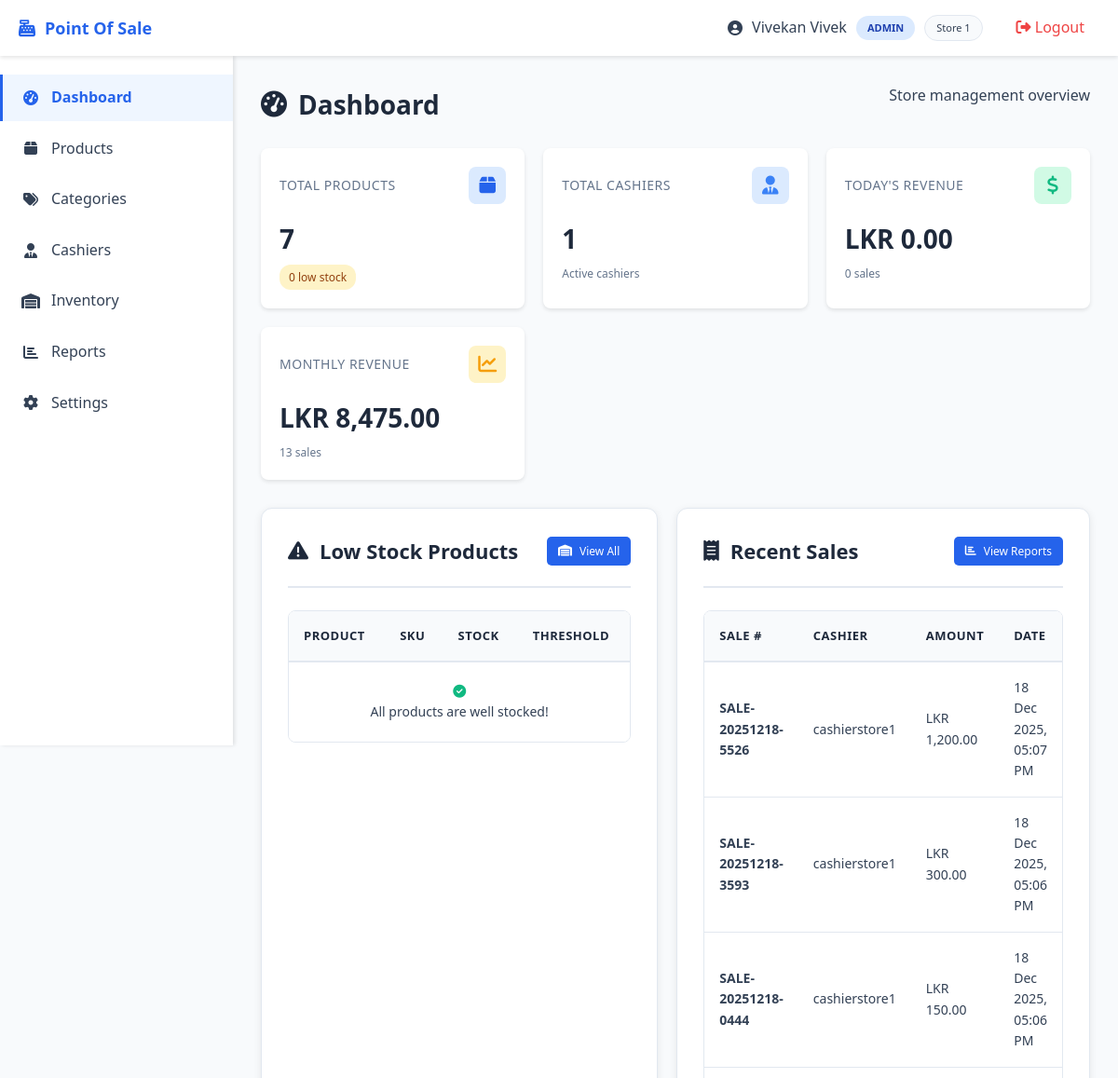
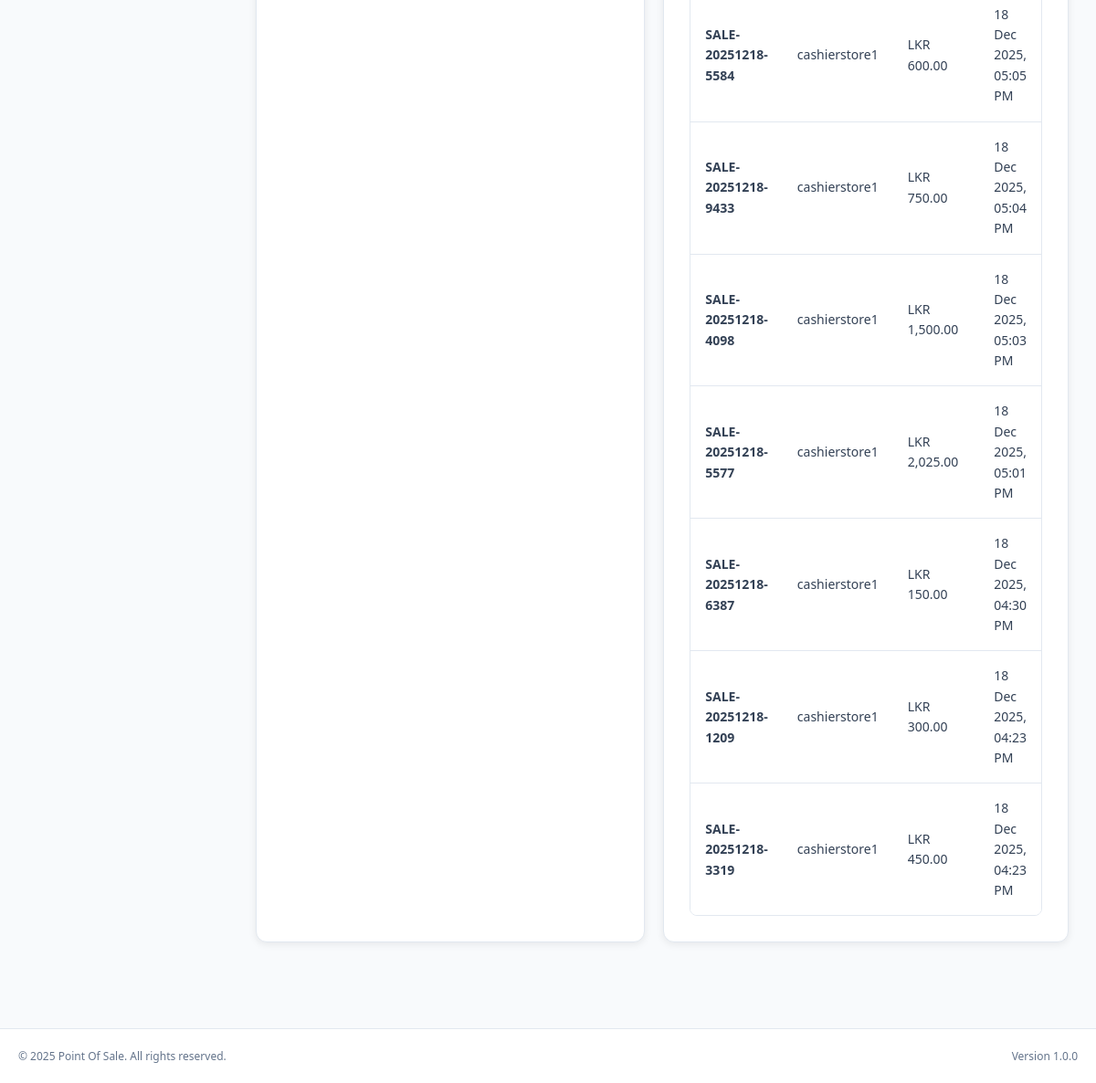
/admin/dashboard.php (signed in), run on the app's committed database (2 pictures, top to bottom).
### tables this page shows
CREATE TABLE `users` (
  `id` int(11) NOT NULL,
  `username` varchar(100) NOT NULL,
  `password` varchar(255) NOT NULL,
  `full_name` varchar(255) NOT NULL,
  `email` varchar(255) DEFAULT NULL,
  `phone` varchar(20) DEFAULT NULL,
  `role_id` int(11) NOT NULL,
  `store_id` int(11) DEFAULT NULL,
  `status` enum('active','inactive') DEFAULT 'active',
  `last_login` timestamp NULL DEFAULT NULL,
  `created_at` timestamp NOT NULL DEFAULT current_timestamp(),
  `updated_at` timestamp NOT NULL DEFAULT current_timestamp() ON UPDATE current_timestamp()
);

CREATE TABLE `roles` (
  `id` int(11) NOT NULL,
  `name` varchar(50) NOT NULL,
  `description` text DEFAULT NULL,
  `created_at` timestamp NOT NULL DEFAULT current_timestamp()
);

CREATE TABLE `stores` (
  `id` int(11) NOT NULL,
  `name` varchar(255) NOT NULL,
  `address` text DEFAULT NULL,
  `phone` varchar(20) DEFAULT NULL,
  `email` varchar(255) DEFAULT NULL,
  `status` enum('active','inactive') DEFAULT 'active',
  `created_at` timestamp NOT NULL DEFAULT current_timestamp(),
  `updated_at` timestamp NOT NULL DEFAULT current_timestamp() ON UPDATE current_timestamp()
);

CREATE TABLE `sales` (
  `id` int(11) NOT NULL,
  `store_id` int(11) NOT NULL,
  `cashier_id` int(11) NOT NULL,
  `sale_number` varchar(50) NOT NULL,
  `total_amount` decimal(10,2) NOT NULL DEFAULT 0.00,
  `tax_amount` decimal(10,2) DEFAULT 0.00,
  `discount_amount` decimal(10,2) DEFAULT 0.00,
  `final_amount` decimal(10,2) NOT NULL DEFAULT 0.00,
  `sale_date` timestamp NOT NULL DEFAULT current_timestamp(),
  `status` enum('completed','cancelled','refunded') DEFAULT 'completed',
  `notes` text DEFAULT NULL
);

### config/config.php (called while the page is built, shortened)
<?php
function isLoggedIn() {
    return isset($_SESSION['user_id']) && isset($_SESSION['role_id']);
}
function hasRole($roleName) {
    $conn = getDBConnection();
    $stmt = $conn->prepare("SELECT r.name FROM roles r
                           INNER JOIN users u ON u.role_id = r.id
                           WHERE u.id = ? AND r.name = ?");
    $stmt->bind_param("is", $_SESSION['user_id'], $roleName);
    $stmt->execute();
    $result = $stmt->get_result();
    return $result->num_rows > 0;
}
function getCurrentStoreId() {
    return $_SESSION['store_id'] ?? null;
}
function formatCurrency($amount) {
    return 'LKR ' . number_format($amount, 2, '.', ',');
}
function formatDate($date, $format = DISPLAY_DATE_FORMAT) {
    return date($format, strtotime($date));
}

### admin/dashboard.php (the view, shortened to what this page needs)
<?php
require_once __DIR__ . '/../config/config.php';
require_once __DIR__ . '/../includes/header.php';
$conn = getDBConnection();
$storeId = getCurrentStoreId();
$stats = [];
$stmt = $conn->prepare("SELECT COUNT(*) as total FROM products WHERE store_id = ?");
$stmt->bind_param("i", $storeId);
$stmt->execute();
$result = $stmt->get_result();
$stats['total_products'] = $result->fetch_assoc()['total'];
$stmt = $conn->prepare("SELECT COUNT(*) as total FROM products
                       WHERE store_id = ? AND stock_quantity <= low_stock_threshold AND status = 'active'");
$stmt->bind_param("i", $storeId);
$stmt->execute();
$result = $stmt->get_result();
$stats['low_stock'] = $result->fetch_assoc()['total'];
$stmt = $conn->prepare("SELECT COUNT(*) as total FROM users WHERE store_id = ? AND role_id = 3");
$stmt->bind_param("i", $storeId);
$stmt->execute();
$result = $stmt->get_result();
$stats['total_cashiers'] = $result->fetch_assoc()['total'];
$stmt = $conn->prepare("SELECT COUNT(*) as total, COALESCE(SUM(final_amount), 0) as revenue
                       FROM sales
                       WHERE store_id = ? AND DATE(sale_date) = CURDATE()");
$stmt->bind_param("i", $storeId);
$stmt->execute();
$result = $stmt->get_result();
$todaySales = $result->fetch_assoc();
$stats['today_sales'] = $todaySales['total'];
$stats['today_revenue'] = $todaySales['revenue'];
$stmt = $conn->prepare("SELECT COUNT(*) as total, COALESCE(SUM(final_amount), 0) as revenue
                       FROM sales
                       WHERE store_id = ? AND MONTH(sale_date) = MONTH(CURDATE())
                       AND YEAR(sale_date) = YEAR(CURDATE())");
$stmt->bind_param("i", $storeId);
$stmt->execute();
$result = $stmt->get_result();
$monthSales = $result->fetch_assoc();
$stats['month_sales'] = $monthSales['total'];
$stats['month_revenue'] = $monthSales['revenue'];
$stmt = $conn->prepare("SELECT s.*, u.full_name as cashier_name
                       FROM sales s
                       INNER JOIN users u ON s.cashier_id = u.id
                       WHERE s.store_id = ?
                       ORDER BY s.sale_date DESC
                       LIMIT 10");
$stmt->bind_param("i", $storeId);
$stmt->execute();
$result = $stmt->get_result();
$recentSales = $result->fetch_all(MYSQLI_ASSOC);
$stmt = $conn->prepare("SELECT p.*, c.name as category_name
                       FROM products p
                       INNER JOIN categories c ON p.category_id = c.id
                       WHERE p.store_id = ? AND p.stock_quantity <= p.low_stock_threshold AND p.status = 'active'
                       ORDER BY p.stock_quantity ASC
                       LIMIT 10");
$stmt->bind_param("i", $storeId);
$stmt->execute();
$result = $stmt->get_result();
$lowStockProducts = $result->fetch_all(MYSQLI_ASSOC);
?>
<div class="page-header">
    <h1><i class="fas fa-tachometer-alt"></i> Dashboard</h1>
    <p>Store management overview</p>
</div>
<div class="stats-grid">
    <div class="stat-card">
        <div class="stat-card-header">
            <span class="stat-card-title">Total Products</span>
            <div class="stat-card-icon primary">
                <i class="fas fa-box"></i>
            </div>
        </div>
        <div class="stat-card-value"><?php echo $stats['total_products']; ?></div>
        <div class="stat-card-change">
            <span class="badge badge-warning"><?php echo $stats['low_stock']; ?> low stock</span>
        </div>
    </div>
    <div class="stat-card">
        <div class="stat-card-header">
            <span class="stat-card-title">Total Cashiers</span>
            <div class="stat-card-icon info">
                <i class="fas fa-user-tie"></i>
            </div>
        </div>
        <div class="stat-card-value"><?php echo $stats['total_cashiers']; ?></div>
        <div class="stat-card-change">Active cashiers</div>
    </div>
    <div class="stat-card">
        <div class="stat-card-header">
            <span class="stat-card-title">Today's Revenue</span>
            <div class="stat-card-icon success">
                <i class="fas fa-dollar-sign"></i>
            </div>
        </div>
        <div class="stat-card-value"><?php echo formatCurrency($stats['today_revenue']); ?></div>
        <div class="stat-card-change"><?php echo $stats['today_sales']; ?> sales</div>
    </div>
    <div class="stat-card">
        <div class="stat-card-header">
            <span class="stat-card-title">Monthly Revenue</span>
            <div class="stat-card-icon warning">
                <i class="fas fa-chart-line"></i>
            </div>
        </div>
        <div class="stat-card-value"><?php echo formatCurrency($stats['month_revenue']); ?></div>
        <div class="stat-card-change"><?php echo $stats['month_sales']; ?> sales</div>
    </div>
</div>
<div style="display: grid; grid-template-columns: 1fr 1fr; gap: 20px;">
    <div class="card">
        <div class="card-header">
            <h2><i class="fas fa-exclamation-triangle"></i> Low Stock Products</h2>
            <a href="inventory.php" class="btn btn-primary btn-sm">
                <i class="fas fa-warehouse"></i> View All
            </a>
        </div>
        <div class="table-container">
            <table>
                <thead>
                    <tr>
                        <th>Product</th>
                        <th>SKU</th>
                        <th>Stock</th>
                        <th>Threshold</th>
                    </tr>
                </thead>
                <tbody>
                    <?php if (empty($lowStockProducts)): ?>
                        <tr>
                            <td colspan="4" style="text-align: center; padding: 20px;">
                                <i class="fas fa-check-circle" style="color: var(--success-color);"></i>
                                <p>All products are well stocked!</p>
                            </td>
                        </tr>
                    <?php endif; ?>
                </tbody>
            </table>
        </div>
    </div>
    <div class="card">
        <div class="card-header">
            <h2><i class="fas fa-receipt"></i> Recent Sales</h2>
            <a href="reports.php" class="btn btn-primary btn-sm">
                <i class="fas fa-chart-bar"></i> View Reports
            </a>
        </div>
        <div class="table-container">
            <table>
                <thead>
                    <tr>
                        <th>Sale #</th>
                        <th>Cashier</th>
                        <th>Amount</th>
                        <th>Date</th>
                    </tr>
                </thead>
                <tbody>
                    <?php if (empty($recentSales)): ?>
                        <tr>
                            <td colspan="4" style="text-align: center; padding: 20px;">
                                <i class="fas fa-inbox" style="color: #ccc;"></i>
                                <p>No sales yet</p>
                            </td>
                        </tr>
                    <?php else: ?>
                        <?php foreach ($recentSales as $sale): ?>
                            <tr>
                                <td><strong><?php echo htmlspecialchars($sale['sale_number']); ?></strong></td>
                                <td><?php echo htmlspecialchars($sale['cashier_name']); ?></td>
                                <td><?php echo formatCurrency($sale['final_amount']); ?></td>
                                <td><?php echo formatDate($sale['sale_date']); ?></td>
                            </tr>
                        <?php endforeach; ?>
                    <?php endif; ?>
                </tbody>
            </table>
        </div>
    </div>
</div>
<?php require_once __DIR__ . '/../includes/footer.php'; ?>

### includes/header.php (shortened to what this page needs)
<?php
$conn = getDBConnection();
$stmt = $conn->prepare("SELECT u.*, r.name as role_name, s.name as store_name
                       FROM users u
                       INNER JOIN roles r ON u.role_id = r.id
                       LEFT JOIN stores s ON u.store_id = s.id
                       WHERE u.id = ?");
$stmt->bind_param("i", $_SESSION['user_id']);
$stmt->execute();
$result = $stmt->get_result();
$user = $result->fetch_assoc();
?>
<!DOCTYPE html>
<html lang="en">
<head>
    <link rel="stylesheet" href="<?php echo BASE_URL; ?>assets/css/style.css">
    <link rel="stylesheet" href="https://cdnjs.cloudflare.com/ajax/libs/font-awesome/6.4.0/css/all.min.css">
</head>
<body>
    <nav class="navbar">
        <div class="nav-container">
            <div class="nav-brand">
                <i class="fas fa-cash-register"></i>
                <span><?php echo APP_NAME; ?></span>
            </div>
            <div class="nav-menu">
                <div class="nav-user">
                    <i class="fas fa-user-circle"></i>
                    <span><?php echo htmlspecialchars($user['full_name']); ?></span>
                    <span class="role-badge role-<?php echo $user['role_name']; ?>">
                        <?php echo ucfirst(str_replace('_', ' ', $user['role_name'])); ?>
                    </span>
                    <?php if ($user['store_name']): ?>
                        <span class="store-badge"><?php echo htmlspecialchars($user['store_name']); ?></span>
                    <?php endif; ?>
                </div>
                <a href="<?php echo BASE_URL; ?>logout.php" class="nav-link logout">
                    <i class="fas fa-sign-out-alt"></i> Logout
                </a>
            </div>
        </div>
    </nav>
    <div class="sidebar">
        <ul class="sidebar-menu">
            <?php if (hasRole('super_admin')): ?>
                <li><a href="<?php echo BASE_URL; ?>super_admin/dashboard.php" class="<?php echo basename($_SERVER['PHP_SELF']) == 'dashboard.php' ? 'active' : ''; ?>">
                    <i class="fas fa-tachometer-alt"></i> Dashboard
                </a></li>
                <li><a href="<?php echo BASE_URL; ?>super_admin/stores.php" class="<?php echo basename($_SERVER['PHP_SELF']) == 'stores.php' ? 'active' : ''; ?>">
                    <i class="fas fa-store"></i> Stores
                </a></li>
                <li><a href="<?php echo BASE_URL; ?>super_admin/admins.php" class="<?php echo basename($_SERVER['PHP_SELF']) == 'admins.php' ? 'active' : ''; ?>">
                    <i class="fas fa-user-shield"></i> Admins
                </a></li>
                <li><a href="<?php echo BASE_URL; ?>super_admin/analytics.php" class="<?php echo basename($_SERVER['PHP_SELF']) == 'analytics.php' ? 'active' : ''; ?>">
                    <i class="fas fa-chart-line"></i> Analytics
                </a></li>
            <?php elseif (hasRole('admin')): ?>
                <li><a href="<?php echo BASE_URL; ?>admin/dashboard.php" class="<?php echo basename($_SERVER['PHP_SELF']) == 'dashboard.php' ? 'active' : ''; ?>">
                    <i class="fas fa-tachometer-alt"></i> Dashboard
                </a></li>
                <li><a href="<?php echo BASE_URL; ?>admin/products.php" class="<?php echo basename($_SERVER['PHP_SELF']) == 'products.php' ? 'active' : ''; ?>">
                    <i class="fas fa-box"></i> Products
                </a></li>
                <li><a href="<?php echo BASE_URL; ?>admin/categories.php" class="<?php echo basename($_SERVER['PHP_SELF']) == 'categories.php' ? 'active' : ''; ?>">
                    <i class="fas fa-tags"></i> Categories
                </a></li>
                <li><a href="<?php echo BASE_URL; ?>admin/cashiers.php" class="<?php echo basename($_SERVER['PHP_SELF']) == 'cashiers.php' ? 'active' : ''; ?>">
                    <i class="fas fa-user-tie"></i> Cashiers
                </a></li>
                <li><a href="<?php echo BASE_URL; ?>admin/inventory.php" class="<?php echo basename($_SERVER['PHP_SELF']) == 'inventory.php' ? 'active' : ''; ?>">
                    <i class="fas fa-warehouse"></i> Inventory
                </a></li>
                <li><a href="<?php echo BASE_URL; ?>admin/reports.php" class="<?php echo basename($_SERVER['PHP_SELF']) == 'reports.php' ? 'active' : ''; ?>">
                    <i class="fas fa-chart-bar"></i> Reports
                </a></li>
                <li><a href="<?php echo BASE_URL; ?>admin/settings.php" class="<?php echo basename($_SERVER['PHP_SELF']) == 'settings.php' ? 'active' : ''; ?>">
                    <i class="fas fa-cog"></i> Settings
                </a></li>
            <?php endif; ?>
        </ul>
    </div>
    <main class="main-content">

### data on the page
users: full_name "Vivekan Vivek", role.name "ADMIN", store.name "Store 1"
sales: sale_number "SALE-20251218-5526", cashier.full_name "cashierstore1", final_amount "LKR 1,200.00", sale_date "18 Dec 2025, 05:07 PM"
sales: sale_number "SALE-20251218-3593", cashier.full_name "cashierstore1", final_amount "LKR 300.00", sale_date "18 Dec 2025, 05:06 PM"
sales: sale_number "SALE-20251218-0444", cashier.full_name "cashierstore1", final_amount "LKR 150.00", sale_date "18 Dec 2025, 05:06 PM"
sales: sale_number "SALE-20251218-5584", cashier.full_name "cashierstore1", final_amount "LKR 600.00", sale_date "18 Dec 2025, 05:05 PM"
sales: sale_number "SALE-20251218-9433", cashier.full_name "cashierstore1", final_amount "LKR 750.00", sale_date "18 Dec 2025, 05:04 PM"
sales: sale_number "SALE-20251218-4098", cashier.full_name "cashierstore1", final_amount "LKR 1,500.00", sale_date "18 Dec 2025, 05:03 PM"
sales: sale_number "SALE-20251218-5577", cashier.full_name "cashierstore1", final_amount "LKR 2,025.00", sale_date "18 Dec 2025, 05:01 PM"
sales: sale_number "SALE-20251218-6387", cashier.full_name "cashierstore1", final_amount "LKR 150.00", sale_date "18 Dec 2025, 04:30 PM"
sales: sale_number "SALE-20251218-1209", cashier.full_name "cashierstore1", final_amount "LKR 300.00", sale_date "18 Dec 2025, 04:23 PM"
sales: sale_number "SALE-20251218-3319", cashier.full_name "cashierstore1", final_amount "LKR 450.00", sale_date "18 Dec 2025, 04:23 PM"

### other printed values
APP_NAME "Point Of Sale"
$stats['total_products'] "7"
$stats['low_stock'] "0"
$stats['total_cashiers'] "1"
formatCurrency($stats['today_revenue']) "LKR 0.00"
$stats['today_sales'] "0"
formatCurrency($stats['month_revenue']) "LKR 8,475.00"
$stats['month_sales'] "13"
APP_VERSION "1.0.0"
